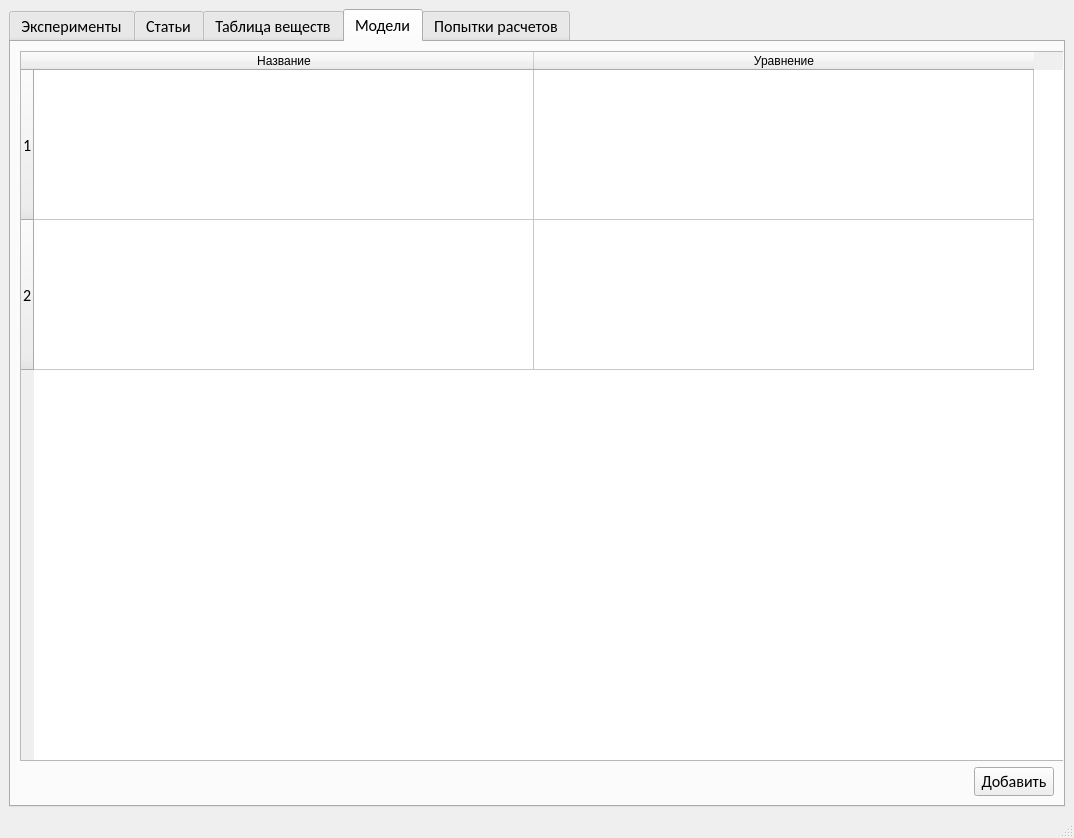
<?xml version="1.0" encoding="UTF-8"?>
<ui version="4.0">
 <class>MainWindow</class>
 <widget class="QMainWindow" name="MainWindow">
  <property name="geometry">
   <rect>
    <x>0</x>
    <y>0</y>
    <width>1074</width>
    <height>838</height>
   </rect>
  </property>
  <property name="windowTitle">
   <string>Chemistry</string>
  </property>
  <widget class="QWidget" name="centralwidget">
   <layout class="QVBoxLayout" name="verticalLayout_7">
    <item>
     <widget class="QTabWidget" name="tabWidget">
      <property name="minimumSize">
       <size>
        <width>1052</width>
        <height>0</height>
       </size>
      </property>
      <property name="font">
       <font>
        <family>Calibri</family>
        <pointsize>12</pointsize>
        <weight>50</weight>
        <italic>false</italic>
        <bold>false</bold>
        <strikeout>false</strikeout>
        <stylestrategy>PreferDefault</stylestrategy>
       </font>
      </property>
      <property name="toolTip">
       <string>&lt;html&gt;&lt;head/&gt;&lt;body&gt;&lt;p align=&quot;center&quot;&gt;&lt;br/&gt;&lt;/p&gt;&lt;/body&gt;&lt;/html&gt;</string>
      </property>
      <property name="tabShape">
       <enum>QTabWidget::Rounded</enum>
      </property>
      <property name="currentIndex">
       <number>3</number>
      </property>
      <property name="iconSize">
       <size>
        <width>50</width>
        <height>50</height>
       </size>
      </property>
      <property name="tabsClosable">
       <bool>false</bool>
      </property>
      <property name="movable">
       <bool>false</bool>
      </property>
      <property name="tabBarAutoHide">
       <bool>false</bool>
      </property>
      <widget class="QWidget" name="tab_3">
       <attribute name="title">
        <string>Эксперименты</string>
       </attribute>
       <layout class="QGridLayout" name="gridLayout_8">
        <item row="0" column="0">
         <layout class="QHBoxLayout" name="horizontalLayout">
          <item>
           <widget class="QLabel" name="label_4">
            <property name="text">
             <string>Таблица экспериментов</string>
            </property>
           </widget>
          </item>
          <item>
           <widget class="QPushButton" name="update_button_experiments">
            <property name="maximumSize">
             <size>
              <width>60</width>
              <height>40</height>
             </size>
            </property>
            <property name="font">
             <font>
              <pointsize>8</pointsize>
             </font>
            </property>
            <property name="text">
             <string>Обновить</string>
            </property>
           </widget>
          </item>
         </layout>
        </item>
        <item row="1" column="0">
         <layout class="QHBoxLayout" name="horizontalLayout_8">
          <item>
           <widget class="QLabel" name="label_16">
            <property name="font">
             <font>
              <pointsize>10</pointsize>
             </font>
            </property>
            <property name="text">
             <string>Первое вещество</string>
            </property>
           </widget>
          </item>
          <item>
           <widget class="QLineEdit" name="firstElementEdit"/>
          </item>
          <item>
           <widget class="QPushButton" name="swapButton">
            <property name="text">
             <string>&lt;--&gt;</string>
            </property>
           </widget>
          </item>
          <item>
           <widget class="QLabel" name="label_17">
            <property name="font">
             <font>
              <pointsize>10</pointsize>
             </font>
            </property>
            <property name="text">
             <string>Второе вещество</string>
            </property>
           </widget>
          </item>
          <item>
           <widget class="QLineEdit" name="secondElementEdit">
            <property name="text">
             <string/>
            </property>
           </widget>
          </item>
          <item>
           <widget class="QPushButton" name="filterButton">
            <property name="font">
             <font>
              <pointsize>10</pointsize>
             </font>
            </property>
            <property name="text">
             <string>Поиск</string>
            </property>
           </widget>
          </item>
         </layout>
        </item>
        <item row="2" column="0">
         <widget class="QTableWidget" name="experimentsTab">
          <property name="minimumSize">
           <size>
            <width>0</width>
            <height>400</height>
           </size>
          </property>
          <property name="maximumSize">
           <size>
            <width>16777215</width>
            <height>16777215</height>
           </size>
          </property>
          <property name="editTriggers">
           <set>QAbstractItemView::NoEditTriggers</set>
          </property>
          <property name="textElideMode">
           <enum>Qt::ElideLeft</enum>
          </property>
          <property name="rowCount">
           <number>1</number>
          </property>
          <property name="columnCount">
           <number>7</number>
          </property>
          <attribute name="horizontalHeaderCascadingSectionResizes">
           <bool>true</bool>
          </attribute>
          <attribute name="horizontalHeaderDefaultSectionSize">
           <number>300</number>
          </attribute>
          <attribute name="horizontalHeaderHighlightSections">
           <bool>true</bool>
          </attribute>
          <attribute name="horizontalHeaderMinimumSectionSize">
           <number>70</number>
          </attribute>
          <attribute name="verticalHeaderDefaultSectionSize">
           <number>100</number>
          </attribute>
          <attribute name="verticalHeaderMinimumSectionSize">
           <number>70</number>
          </attribute>
          <row/>
          <column>
           <property name="text">
            <string>  id  </string>
           </property>
          </column>
          <column>
           <property name="text">
            <string>   Первый элемент   </string>
           </property>
          </column>
          <column>
           <property name="text">
            <string>   Второй элемент   </string>
           </property>
          </column>
          <column>
           <property name="text">
            <string>Тип процесса</string>
           </property>
          </column>
          <column>
           <property name="text">
            <string>   Температура, К   </string>
           </property>
          </column>
          <column>
           <property name="text">
            <string>   Давление, P   </string>
           </property>
          </column>
          <column>
           <property name="text">
            <string>   Статья   </string>
           </property>
          </column>
         </widget>
        </item>
        <item row="3" column="0">
         <layout class="QHBoxLayout" name="horizontalLayout_2">
          <item>
           <widget class="QPushButton" name="add_button">
            <property name="minimumSize">
             <size>
              <width>0</width>
              <height>40</height>
             </size>
            </property>
            <property name="text">
             <string>Добавить данные об эксперименте</string>
            </property>
           </widget>
          </item>
          <item>
           <spacer name="horizontalSpacer_3">
            <property name="orientation">
             <enum>Qt::Horizontal</enum>
            </property>
            <property name="sizeHint" stdset="0">
             <size>
              <width>40</width>
              <height>20</height>
             </size>
            </property>
           </spacer>
          </item>
         </layout>
        </item>
       </layout>
      </widget>
      <widget class="QWidget" name="tab_4">
       <attribute name="title">
        <string>Статьи</string>
       </attribute>
       <layout class="QGridLayout" name="gridLayout">
        <item row="0" column="0">
         <widget class="QLabel" name="label_3">
          <property name="minimumSize">
           <size>
            <width>500</width>
            <height>70</height>
           </size>
          </property>
          <property name="font">
           <font>
            <pointsize>26</pointsize>
           </font>
          </property>
          <property name="text">
           <string>Информация о статьях</string>
          </property>
         </widget>
        </item>
        <item row="1" column="0">
         <layout class="QHBoxLayout" name="horizontalLayout_3">
          <item>
           <widget class="QLineEdit" name="lineEdit">
            <property name="minimumSize">
             <size>
              <width>0</width>
              <height>25</height>
             </size>
            </property>
            <property name="maximumSize">
             <size>
              <width>16777215</width>
              <height>25</height>
             </size>
            </property>
            <property name="font">
             <font>
              <family>Calibri</family>
              <italic>true</italic>
             </font>
            </property>
            <property name="text">
             <string>поиск</string>
            </property>
           </widget>
          </item>
          <item>
           <widget class="QPushButton" name="pushButton">
            <property name="minimumSize">
             <size>
              <width>250</width>
              <height>50</height>
             </size>
            </property>
            <property name="maximumSize">
             <size>
              <width>300</width>
              <height>60</height>
             </size>
            </property>
            <property name="font">
             <font>
              <pointsize>14</pointsize>
             </font>
            </property>
            <property name="text">
             <string>Добавить статью</string>
            </property>
           </widget>
          </item>
         </layout>
        </item>
        <item row="2" column="0">
         <widget class="QListWidget" name="articles_list">
          <property name="minimumSize">
           <size>
            <width>500</width>
            <height>0</height>
           </size>
          </property>
          <property name="maximumSize">
           <size>
            <width>2000</width>
            <height>16777215</height>
           </size>
          </property>
         </widget>
        </item>
       </layout>
      </widget>
      <widget class="QWidget" name="tab_2">
       <attribute name="title">
        <string>Таблица веществ</string>
       </attribute>
       <layout class="QGridLayout" name="gridLayout_2">
        <item row="0" column="1" rowspan="2">
         <layout class="QVBoxLayout" name="verticalLayout_3">
          <item>
           <layout class="QHBoxLayout" name="horizontalLayout_4">
            <item>
             <widget class="QLabel" name="label_5">
              <property name="font">
               <font>
                <pointsize>12</pointsize>
               </font>
              </property>
              <property name="text">
               <string>Таблица веществ</string>
              </property>
             </widget>
            </item>
            <item>
             <widget class="QPushButton" name="update_button_elements">
              <property name="maximumSize">
               <size>
                <width>60</width>
                <height>40</height>
               </size>
              </property>
              <property name="font">
               <font>
                <pointsize>8</pointsize>
               </font>
              </property>
              <property name="text">
               <string>Обновить</string>
              </property>
             </widget>
            </item>
           </layout>
          </item>
          <item>
           <layout class="QHBoxLayout" name="horizontalLayout_5">
            <item>
             <widget class="QLabel" name="label_6">
              <property name="font">
               <font>
                <pointsize>10</pointsize>
               </font>
              </property>
              <property name="text">
               <string>поиск</string>
              </property>
             </widget>
            </item>
            <item>
             <widget class="QLineEdit" name="lineEdit_2"/>
            </item>
            <item>
             <widget class="QPushButton" name="pushButton_4">
              <property name="minimumSize">
               <size>
                <width>50</width>
                <height>30</height>
               </size>
              </property>
              <property name="maximumSize">
               <size>
                <width>50</width>
                <height>30</height>
               </size>
              </property>
              <property name="font">
               <font>
                <pointsize>8</pointsize>
               </font>
              </property>
              <property name="text">
               <string>найти</string>
              </property>
             </widget>
            </item>
            <item>
             <widget class="QPushButton" name="add_element_button">
              <property name="minimumSize">
               <size>
                <width>300</width>
                <height>50</height>
               </size>
              </property>
              <property name="text">
               <string>Добавить</string>
              </property>
             </widget>
            </item>
           </layout>
          </item>
          <item>
           <widget class="QTableWidget" name="elementsTab">
            <property name="minimumSize">
             <size>
              <width>1050</width>
              <height>0</height>
             </size>
            </property>
            <property name="maximumSize">
             <size>
              <width>1050</width>
              <height>16777215</height>
             </size>
            </property>
            <property name="editTriggers">
             <set>QAbstractItemView::NoEditTriggers</set>
            </property>
            <property name="rowCount">
             <number>2</number>
            </property>
            <property name="columnCount">
             <number>2</number>
            </property>
            <attribute name="horizontalHeaderDefaultSectionSize">
             <number>300</number>
            </attribute>
            <attribute name="horizontalHeaderMinimumSectionSize">
             <number>500</number>
            </attribute>
            <attribute name="verticalHeaderDefaultSectionSize">
             <number>150</number>
            </attribute>
            <attribute name="verticalHeaderMinimumSectionSize">
             <number>150</number>
            </attribute>
            <row/>
            <row/>
            <column>
             <property name="text">
              <string>Имя</string>
             </property>
            </column>
            <column>
             <property name="text">
              <string>Свойства</string>
             </property>
            </column>
           </widget>
          </item>
         </layout>
        </item>
        <item row="0" column="2">
         <spacer name="horizontalSpacer_2">
          <property name="orientation">
           <enum>Qt::Horizontal</enum>
          </property>
          <property name="sizeHint" stdset="0">
           <size>
            <width>162</width>
            <height>20</height>
           </size>
          </property>
         </spacer>
        </item>
        <item row="1" column="0">
         <spacer name="horizontalSpacer">
          <property name="orientation">
           <enum>Qt::Horizontal</enum>
          </property>
          <property name="sizeHint" stdset="0">
           <size>
            <width>163</width>
            <height>20</height>
           </size>
          </property>
         </spacer>
        </item>
       </layout>
      </widget>
      <widget class="QWidget" name="tab">
       <attribute name="title">
        <string>Модели</string>
       </attribute>
       <layout class="QVBoxLayout" name="verticalLayout_8">
        <item>
         <widget class="QTableWidget" name="modelsTab">
          <property name="minimumSize">
           <size>
            <width>1050</width>
            <height>0</height>
           </size>
          </property>
          <property name="maximumSize">
           <size>
            <width>1050</width>
            <height>16777215</height>
           </size>
          </property>
          <property name="editTriggers">
           <set>QAbstractItemView::NoEditTriggers</set>
          </property>
          <property name="rowCount">
           <number>2</number>
          </property>
          <property name="columnCount">
           <number>2</number>
          </property>
          <attribute name="horizontalHeaderDefaultSectionSize">
           <number>300</number>
          </attribute>
          <attribute name="horizontalHeaderMinimumSectionSize">
           <number>500</number>
          </attribute>
          <attribute name="verticalHeaderDefaultSectionSize">
           <number>150</number>
          </attribute>
          <attribute name="verticalHeaderMinimumSectionSize">
           <number>150</number>
          </attribute>
          <row/>
          <row/>
          <column>
           <property name="text">
            <string>Название</string>
           </property>
          </column>
          <column>
           <property name="text">
            <string>Уравнение</string>
           </property>
          </column>
         </widget>
        </item>
        <item>
         <layout class="QHBoxLayout" name="horizontalLayout_9">
          <item>
           <spacer name="horizontalSpacer_4">
            <property name="orientation">
             <enum>Qt::Horizontal</enum>
            </property>
            <property name="sizeHint" stdset="0">
             <size>
              <width>27</width>
              <height>20</height>
             </size>
            </property>
           </spacer>
          </item>
          <item>
           <widget class="QPushButton" name="addModelButton">
            <property name="maximumSize">
             <size>
              <width>130</width>
              <height>50</height>
             </size>
            </property>
            <property name="text">
             <string>Добавить</string>
            </property>
           </widget>
          </item>
         </layout>
        </item>
       </layout>
      </widget>
      <widget class="QWidget" name="tab_5">
       <attribute name="title">
        <string>Попытки расчетов</string>
       </attribute>
       <layout class="QGridLayout" name="gridLayout_7">
        <item row="0" column="0">
         <widget class="QWidget" name="widget" native="true">
          <property name="maximumSize">
           <size>
            <width>220</width>
            <height>16777215</height>
           </size>
          </property>
          <layout class="QVBoxLayout" name="verticalLayout_6">
           <item>
            <layout class="QVBoxLayout" name="verticalLayout">
             <item>
              <widget class="QLabel" name="attempt_label_1">
               <property name="text">
                <string>Модель</string>
               </property>
              </widget>
             </item>
             <item>
              <widget class="QComboBox" name="modelComboBox">
               <property name="minimumSize">
                <size>
                 <width>0</width>
                 <height>40</height>
                </size>
               </property>
              </widget>
             </item>
             <item>
              <widget class="QLabel" name="attempt_label_2">
               <property name="text">
                <string>Метод оптимизации</string>
               </property>
              </widget>
             </item>
             <item>
              <widget class="QComboBox" name="methodsComboBox">
               <property name="minimumSize">
                <size>
                 <width>0</width>
                 <height>40</height>
                </size>
               </property>
              </widget>
             </item>
             <item>
              <layout class="QHBoxLayout" name="horizontalLayout_7">
               <item>
                <widget class="QLabel" name="attempt_label_3">
                 <property name="text">
                  <string>№ Эксп.</string>
                 </property>
                </widget>
               </item>
               <item>
                <widget class="QLineEdit" name="id_exp_edit">
                 <property name="maximumSize">
                  <size>
                   <width>100</width>
                   <height>16777215</height>
                  </size>
                 </property>
                </widget>
               </item>
              </layout>
             </item>
            </layout>
           </item>
           <item>
            <widget class="QLabel" name="attempt_label_4">
             <property name="text">
              <string>Начальные данные:</string>
             </property>
            </widget>
           </item>
           <item>
            <layout class="QGridLayout" name="gridLayout_3">
             <item row="0" column="0">
              <widget class="QLineEdit" name="init_edit">
               <property name="minimumSize">
                <size>
                 <width>100</width>
                 <height>30</height>
                </size>
               </property>
               <property name="maximumSize">
                <size>
                 <width>500</width>
                 <height>16777215</height>
                </size>
               </property>
               <property name="text">
                <string>&quot;a12&quot;:0,&quot;a21&quot;:0</string>
               </property>
              </widget>
             </item>
            </layout>
           </item>
           <item>
            <layout class="QVBoxLayout" name="verticalLayout_4">
             <item>
              <widget class="QCheckBox" name="multistartCheckBox">
               <property name="text">
                <string>Мультизапуск</string>
               </property>
              </widget>
             </item>
             <item>
              <layout class="QVBoxLayout" name="verticalLayout_2">
               <item>
                <widget class="QLabel" name="attempt_label_5">
                 <property name="text">
                  <string>Мин. значения:</string>
                 </property>
                </widget>
               </item>
               <item>
                <widget class="QLineEdit" name="min_edit">
                 <property name="minimumSize">
                  <size>
                   <width>0</width>
                   <height>35</height>
                  </size>
                 </property>
                 <property name="maximumSize">
                  <size>
                   <width>1000</width>
                   <height>16777215</height>
                  </size>
                 </property>
                 <property name="text">
                  <string>&quot;a12&quot;:0,&quot;a21&quot;:0</string>
                 </property>
                </widget>
               </item>
               <item>
                <widget class="QLabel" name="attempt_label_6">
                 <property name="text">
                  <string>Макс. значения:</string>
                 </property>
                </widget>
               </item>
               <item>
                <widget class="QLineEdit" name="max_edit">
                 <property name="minimumSize">
                  <size>
                   <width>0</width>
                   <height>35</height>
                  </size>
                 </property>
                 <property name="maximumSize">
                  <size>
                   <width>1000</width>
                   <height>16777215</height>
                  </size>
                 </property>
                 <property name="text">
                  <string>&quot;a12&quot;:1000,&quot;a21&quot;:1000</string>
                 </property>
                </widget>
               </item>
              </layout>
             </item>
             <item>
              <layout class="QHBoxLayout" name="horizontalLayout_6">
               <item>
                <widget class="QLabel" name="attempt_label_7">
                 <property name="text">
                  <string>Количество</string>
                 </property>
                </widget>
               </item>
               <item>
                <widget class="QLineEdit" name="count_edit">
                 <property name="maximumSize">
                  <size>
                   <width>100</width>
                   <height>16777215</height>
                  </size>
                 </property>
                </widget>
               </item>
              </layout>
             </item>
            </layout>
           </item>
           <item>
            <spacer name="verticalSpacer">
             <property name="orientation">
              <enum>Qt::Vertical</enum>
             </property>
             <property name="sizeHint" stdset="0">
              <size>
               <width>173</width>
               <height>131</height>
              </size>
             </property>
            </spacer>
           </item>
           <item>
            <layout class="QVBoxLayout" name="verticalLayout_5">
             <item>
              <widget class="QPushButton" name="calculateButton">
               <property name="minimumSize">
                <size>
                 <width>0</width>
                 <height>50</height>
                </size>
               </property>
               <property name="text">
                <string>Рассчитать</string>
               </property>
              </widget>
             </item>
            </layout>
           </item>
          </layout>
         </widget>
        </item>
        <item row="0" column="1">
         <widget class="QTabWidget" name="attemptsTabWidget">
          <property name="minimumSize">
           <size>
            <width>0</width>
            <height>0</height>
           </size>
          </property>
          <property name="currentIndex">
           <number>0</number>
          </property>
          <property name="tabsClosable">
           <bool>true</bool>
          </property>
          <property name="movable">
           <bool>true</bool>
          </property>
          <property name="tabBarAutoHide">
           <bool>false</bool>
          </property>
          <widget class="QWidget" name="tab_6">
           <attribute name="title">
            <string>Tab 1</string>
           </attribute>
          </widget>
          <widget class="QWidget" name="tab_7">
           <attribute name="title">
            <string>Tab 2</string>
           </attribute>
          </widget>
         </widget>
        </item>
       </layout>
      </widget>
     </widget>
    </item>
   </layout>
  </widget>
  <widget class="QMenuBar" name="menubar">
   <property name="geometry">
    <rect>
     <x>0</x>
     <y>0</y>
     <width>1074</width>
     <height>26</height>
    </rect>
   </property>
  </widget>
  <widget class="QStatusBar" name="statusbar"/>
 </widget>
 <resources/>
 <connections/>
</ui>
